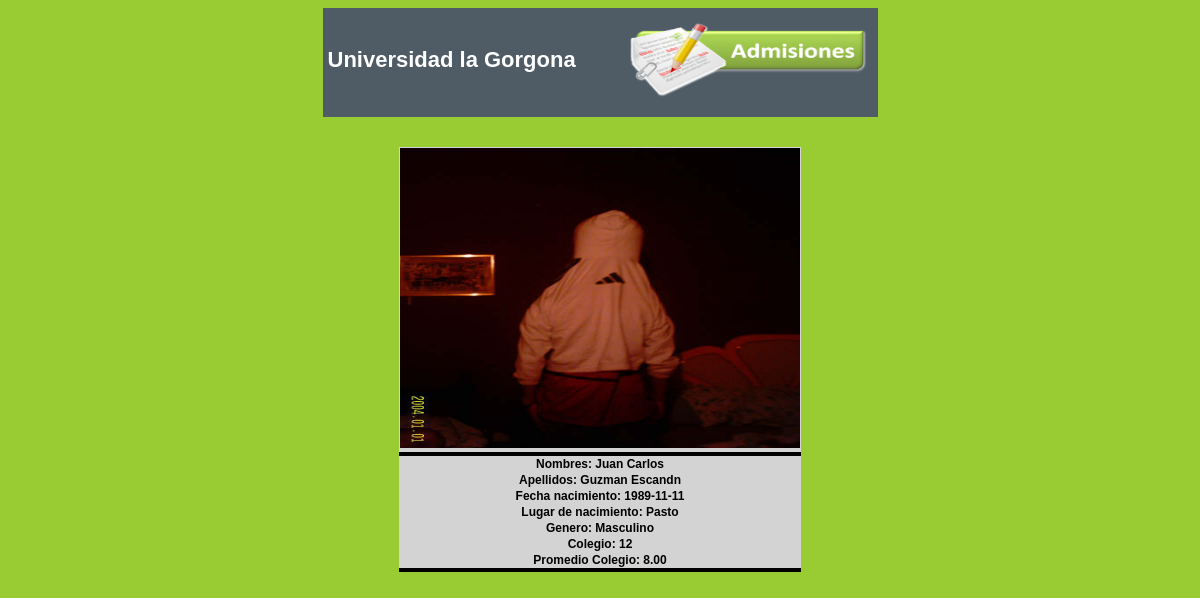
The page /admin/aspirante/MostrarAspirante.php?id=1085277182 on the database its author committed.
### tables this page shows
CREATE TABLE IF NOT EXISTS `aspirante` (
  `identificacion` int(11) NOT NULL,
  `nombres` varchar(100) NOT NULL,
  `apellidos` varchar(100) NOT NULL,
  `fecha_nacimiento` varchar(60) NOT NULL,
  `lugar_nacimiento` varchar(45) NOT NULL,
  `genero` varchar(10) NOT NULL,
  `id_colegio` int(11) NOT NULL,
  `promedio` decimal(10,2) DEFAULT NULL,
  `nom_imagen` varchar(100) NOT NULL,
  `idprograma` int(11) NOT NULL,
  `prom_resul` double(5,2) DEFAULT NULL
);

### admin/aspirante/MostrarAspirante.php (the view, shortened to what this page needs)
<?php
$id=$_GET['id'];
        $mysql = new conexioni();
        $mysqli=$mysql->conctar();
        $consulta= "select * from aspirante where identificacion = $id";
        $result   = $mysqli->query($consulta);
        $campos = mysqli_fetch_object($result);
?>
<!DOCTYPE html>
<html>
    <head>
             <link type="text/css" rel="stylesheet" href="../../css/styleResultados.css">
             <link type="text/css" rel="stylesheet" href="../../css/styleResul.css">
    </head>
     <header>
            <div id="header2" >
               <h5>Universidad la Gorgona</h5>
                <div id="logo">
                     <a href="./">
                         <img id="imgRes" src="../../img/logo.png" width="250" height="80">
                    </a>
                </div>
            </div>
    </header>
    <body>
        <table>
            <tbody id="foto">
                <tr >
                    <th id="foto">
                        <img src="Fotos/<?php echo $campos->nom_imagen ?>" width="400" height="300">
                    </th >
                </tr>
                <tr id="campos">
                    <th >
                        Nombres: <?php echo $campos->nombres ?>
                    </th >
                </tr>
                <tr id="campos">
                    <th >
                        Apellidos: <?php echo $campos->apellidos ?>
                    </th >
                </tr>
                <tr id="campos">
                    <th >
                        Fecha nacimiento: <?php echo $campos->fecha_nacimiento ?>
                    </th >
                </tr>
                <tr id="campos">
                    <th >
                        Lugar de nacimiento: <?php echo $campos->lugar_nacimiento ?>
                    </th >
                </tr>
                <tr id="campos">
                    <th >
                        Genero: <?php echo $campos->genero ?>
                    </th >
                </tr>
                <tr id="campos">
                    <th >
                        Colegio: <?php echo $campos->id_colegio ?>
                    </th >
                </tr>
                <tr id="campos">
                    <th >
                        Promedio Colegio: <?php echo $campos->promedio ?>
                    </th >
                </tr>
            </tbody >
        </table>
    </body>
</html>

### css/styleResultados.css (style rules this page uses)
body { background:#99cc33; }
#header2 { width: 555px; height: 100px; background-color: #4F5B65;//#A5CD4E; //#638cb5; margin: 0 auto ; padding-top: 9px; }
h5 { font-family:“Lucida Grande”, Verdana, Helvetica, Arial, sans-serif; color: white; margin-top: 30px; font-size: 22px; margin-left:5px; }
#imgRes { float: right; margin-top:-90px; }
table { margin: 0 auto 0 ; font-family: "Lucida Sans Unicode", "Lucida Grande", Sans-Serif; font-size: 12px; text-align: left; border-collapse: collapse; margin-top:30px; margin-bottom:2px; //background-color: blue; }
th { background: #D3D3D3; font-weight: bold; }

### css/styleResul.css (style rules this page uses)
#foto { border-bottom: solid 4px black; }
#campos { text-align: center; }

### rows shown on the page
aspirante: nom_imagen (picture), nombres "Juan Carlos", apellidos "Guzman Escandn", fecha_nacimiento "1989-11-11", lugar_nacimiento "Pasto", genero "Masculino", id_colegio "12", promedio "8.00"
